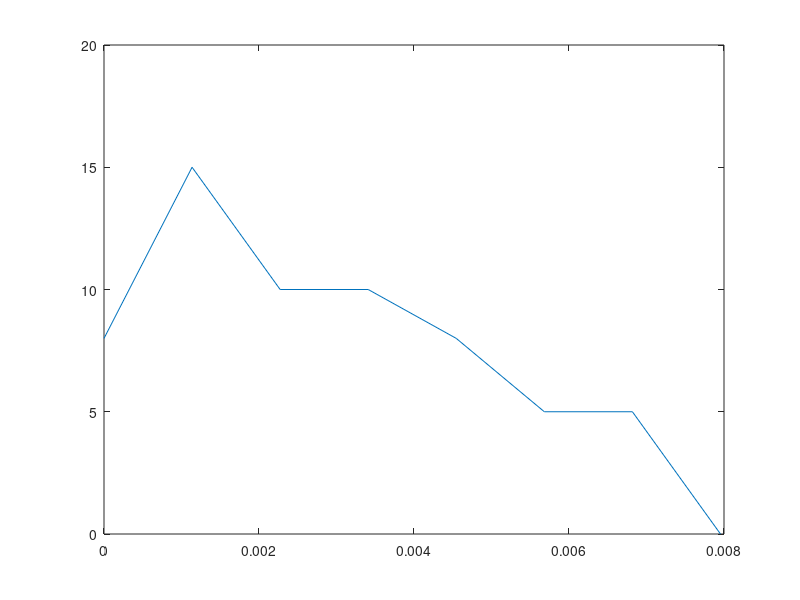

MATLAB code for this plot:
% Make a simple synthesized signal for microcontroller playback into a
% simple 4 bit parallel DAC.
% Copyright 2021 Aleks Zosuls

%sampleRate = 2000;
ptsPerCycle = 8;
A1 = 1;
F1 = 110;
A2 = .5;
F2 = 2* F1;
A3 = .5;
F3 = 3* F1;
T = (0:ptsPerCycle-1)./(ptsPerCycle*F1);
%T = (0:100-1)./(ptsPerCycle*F1);
s1 = A1* sin(2*pi*F1*T);
s2 = A2* sin(2*pi*F2*T);
s3 = A3* sin(2*pi*F3*T);

supahhPos = s1+s2+s3;
spNorm = supahhPos/max(supahhPos);
spShift = 15* (0.5*spNorm + 0.5);
quantz = round(spShift);
figure
plot(T,quantz)


%%


%use quantizer to make four bit version
%q = quantizer('mode', 'ufixed', 'overflowmode', 'saturate', 'format', [5 4]);
%output2 = quantize(q, spShift);